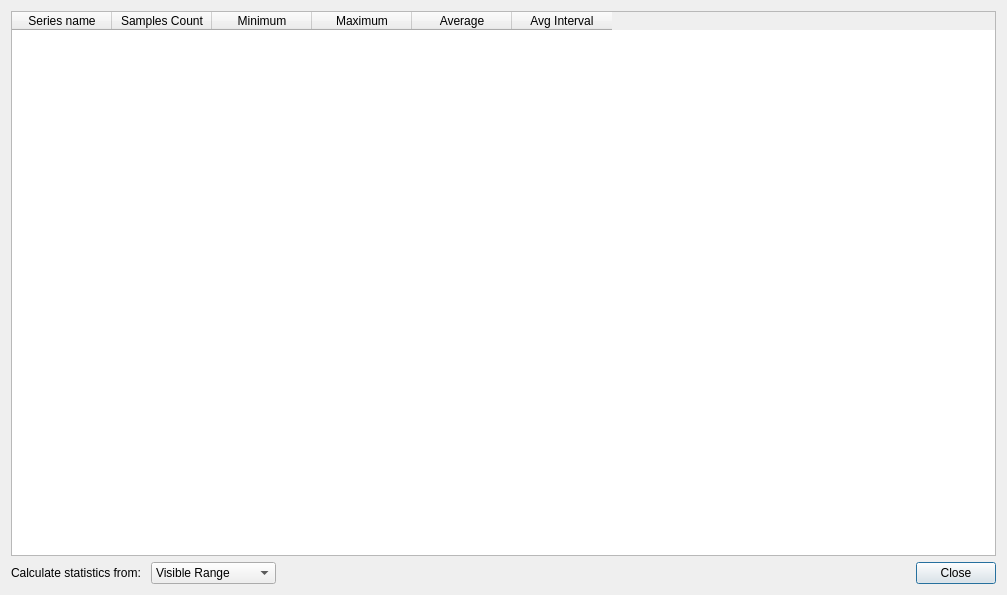
<?xml version="1.0" encoding="UTF-8"?>
<ui version="4.0">
 <class>statistics_dialog</class>
 <widget class="QDialog" name="statistics_dialog">
  <property name="geometry">
   <rect>
    <x>0</x>
    <y>0</y>
    <width>1007</width>
    <height>595</height>
   </rect>
  </property>
  <property name="windowTitle">
   <string>Statistics</string>
  </property>
  <layout class="QVBoxLayout" name="verticalLayout">
   <item>
    <widget class="QTableWidget" name="tableWidget">
     <property name="selectionMode">
      <enum>QAbstractItemView::NoSelection</enum>
     </property>
     <property name="sortingEnabled">
      <bool>false</bool>
     </property>
     <attribute name="verticalHeaderVisible">
      <bool>false</bool>
     </attribute>
     <column>
      <property name="text">
       <string>Series name</string>
      </property>
     </column>
     <column>
      <property name="text">
       <string>Samples Count</string>
      </property>
     </column>
     <column>
      <property name="text">
       <string>Minimum</string>
      </property>
     </column>
     <column>
      <property name="text">
       <string>Maximum</string>
      </property>
     </column>
     <column>
      <property name="text">
       <string>Average</string>
      </property>
     </column>
     <column>
      <property name="text">
       <string>Avg Interval</string>
      </property>
     </column>
    </widget>
   </item>
   <item>
    <layout class="QHBoxLayout" name="horizontalLayout">
     <item>
      <widget class="QLabel" name="label">
       <property name="font">
        <font>
         <family>Segoe UI</family>
         <pointsize>9</pointsize>
        </font>
       </property>
       <property name="text">
        <string>Calculate statistics from: </string>
       </property>
      </widget>
     </item>
     <item>
      <widget class="QComboBox" name="rangeComboBox">
       <property name="sizePolicy">
        <sizepolicy hsizetype="Fixed" vsizetype="Fixed">
         <horstretch>0</horstretch>
         <verstretch>0</verstretch>
        </sizepolicy>
       </property>
       <property name="minimumSize">
        <size>
         <width>125</width>
         <height>0</height>
        </size>
       </property>
       <property name="font">
        <font>
         <family>Segoe UI</family>
         <pointsize>9</pointsize>
        </font>
       </property>
       <item>
        <property name="text">
         <string>Visible Range</string>
        </property>
       </item>
       <item>
        <property name="text">
         <string>Full Range</string>
        </property>
       </item>
      </widget>
     </item>
     <item>
      <widget class="QDialogButtonBox" name="buttonBox">
       <property name="font">
        <font>
         <family>Segoe UI</family>
         <pointsize>9</pointsize>
        </font>
       </property>
       <property name="orientation">
        <enum>Qt::Horizontal</enum>
       </property>
       <property name="standardButtons">
        <set>QDialogButtonBox::Close</set>
       </property>
      </widget>
     </item>
    </layout>
   </item>
  </layout>
 </widget>
 <resources/>
 <connections>
  <connection>
   <sender>buttonBox</sender>
   <signal>accepted()</signal>
   <receiver>statistics_dialog</receiver>
   <slot>accept()</slot>
   <hints>
    <hint type="sourcelabel">
     <x>248</x>
     <y>254</y>
    </hint>
    <hint type="destinationlabel">
     <x>157</x>
     <y>274</y>
    </hint>
   </hints>
  </connection>
  <connection>
   <sender>buttonBox</sender>
   <signal>rejected()</signal>
   <receiver>statistics_dialog</receiver>
   <slot>reject()</slot>
   <hints>
    <hint type="sourcelabel">
     <x>316</x>
     <y>260</y>
    </hint>
    <hint type="destinationlabel">
     <x>286</x>
     <y>274</y>
    </hint>
   </hints>
  </connection>
 </connections>
</ui>
